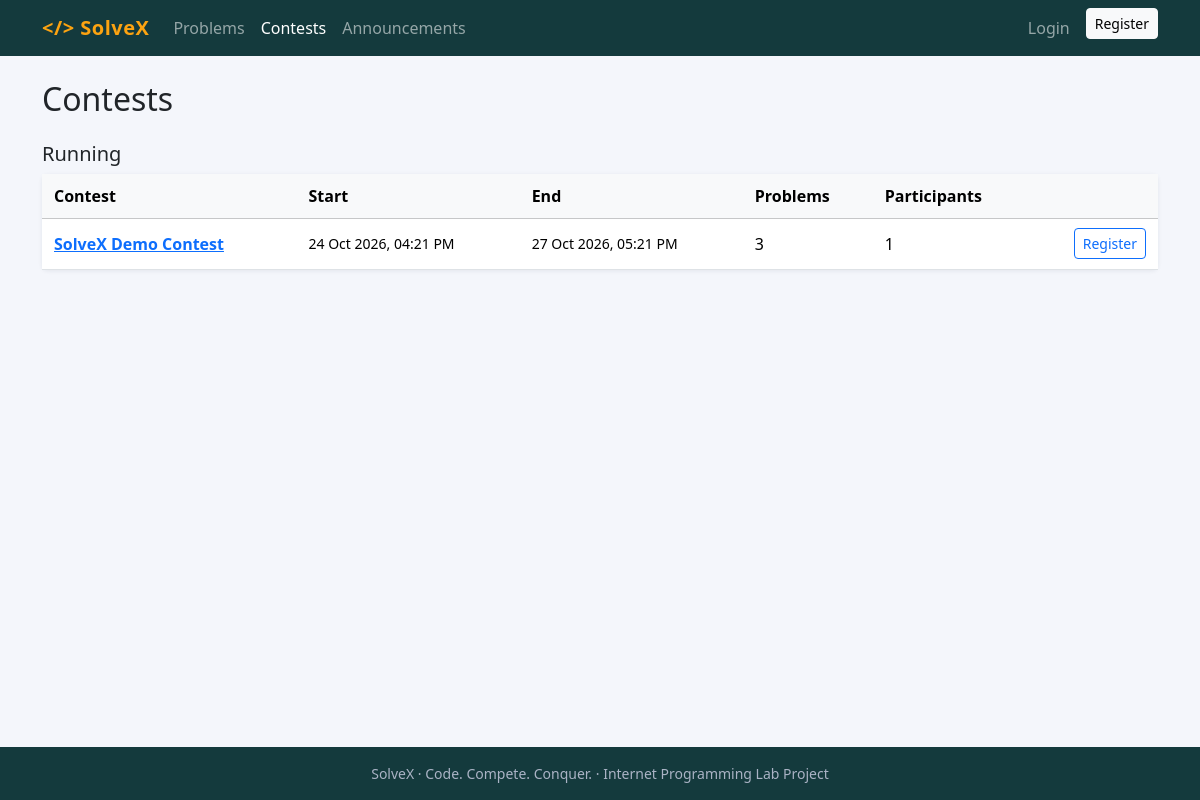
Screenshot of /contests.php with the database file from the repository.
### tables this page shows
CREATE TABLE contests (
  id          INT UNSIGNED AUTO_INCREMENT PRIMARY KEY,
  title       VARCHAR(150) NOT NULL,
  description TEXT,
  start_time  DATETIME NOT NULL,
  end_time    DATETIME NOT NULL,
  created_by  INT UNSIGNED NULL,
  created_at  DATETIME NOT NULL DEFAULT CURRENT_TIMESTAMP,
  INDEX idx_contest_time (start_time, end_time),
  FOREIGN KEY (created_by) REFERENCES users(id) ON DELETE SET NULL
);

### includes/functions.php (called while the page is built, shortened)
<?php
require_once __DIR__ . '/db.php';
function e($v): string { return htmlspecialchars((string)$v, ENT_QUOTES | ENT_SUBSTITUTE, 'UTF-8'); }
function url(string $path = ''): string { return BASE_URL . '/' . ltrim($path, '/'); }
function current_user(): ?array {
    static $u = false;
    if ($u === false) {
        $u = null;
    }
    return $u;
}
function fmt_dt($s): string { return date('d M Y, h:i A', is_numeric($s) ? (int)$s : strtotime($s)); }

### includes/db.php (called while the page is built, shortened)
<?php
function db(): PDO {
    static $pdo = null;
    if ($pdo === null) {
        $pdo = new PDO('mysql:host=' . DB_HOST . ';dbname=' . DB_NAME . ';charset=utf8mb4', DB_USER, DB_PASS, [
            PDO::ATTR_ERRMODE            => PDO::ERRMODE_EXCEPTION,
            PDO::ATTR_DEFAULT_FETCH_MODE => PDO::FETCH_ASSOC,
            PDO::ATTR_EMULATE_PREPARES   => false,
        ]);
        $pdo->exec("SET time_zone = '" . DB_TZ . "'");
    }
    return $pdo;
}
function q(string $sql, array $params = []): PDOStatement {
    $st = db()->prepare($sql);
    $st->execute($params);
    return $st;
}

### contests.php (the view, shortened to what this page needs)
<?php
require __DIR__ . '/includes/header.php';
$rows = q('SELECT ' . CONTEST_COLS . ', (SELECT COUNT(*) FROM registrations r WHERE r.contest_id = c.id) AS reg_count,
           (SELECT COUNT(*) FROM contest_problems cp WHERE cp.contest_id = c.id) AS prob_count' .
          ($u ? ', (SELECT COUNT(*) FROM registrations r2 WHERE r2.contest_id = c.id AND r2.user_id = ' . (int)$u['id'] . ') AS me_reg' : ', 0 AS me_reg') .
          ' FROM contests c ORDER BY c.start_time DESC')->fetchAll();
$groups = ['Running' => [], 'Upcoming' => [], 'Ended' => []];
foreach ($rows as $r) $groups[contest_status($r)][] = $r;
?>
<h2>Contests</h2>
<?php foreach ($groups as $label => $list): if (!$list) continue; ?>
  <h5 class="mt-4"><?= $label ?></h5>
  <div class="card"><div class="table-responsive"><table class="table table-hover mb-0 align-middle">
    <thead class="table-light"><tr><th>Contest</th><th>Start</th><th>End</th><th>Problems</th><th>Participants</th><th></th></tr></thead><tbody>
    <?php foreach ($list as $c): ?>
      <tr><td><a class="fw-semibold" href="<?= url('contest.php?id=' . $c['id']) ?>"><?= e($c['title']) ?></a></td>
        <td class="small"><?= fmt_dt($c['start_ts']) ?></td><td class="small"><?= fmt_dt($c['end_ts']) ?></td>
        <td><?= (int)$c['prob_count'] ?></td><td><?= (int)$c['reg_count'] ?></td>
        <td class="text-end"><?php if ($c['me_reg']): ?><span class="badge text-bg-success">Registered</span>
          <?php elseif ($label !== 'Ended'): ?><a class="btn btn-sm btn-outline-primary" href="<?= url('contest.php?id=' . $c['id']) ?>">Register</a>
          <?php else: ?><a class="btn btn-sm btn-outline-secondary" href="<?= url('leaderboard.php?id=' . $c['id']) ?>">Standings</a><?php endif; ?></td></tr>
    <?php endforeach; ?></tbody></table></div></div>
<?php endforeach; if (!$rows): ?><p class="text-muted">No contests yet.</p><?php endif; ?>
<?php require __DIR__ . '/includes/footer.php'; ?>

### assets/css/style.css (style rules this page uses)
:root { --sx-dark: #143a3d; --sx-accent: #fca311; }
body { background: #f4f6fb; min-height: 100vh; display: flex; flex-direction: column; }
.card { border: 0; box-shadow: 0 1px 4px rgba(20,33,61,.08); }
.table > :not(caption) > * > * { padding: .6rem .75rem; }

### rows the page displays
contests: title "SolveX Demo Contest", start_ts "24 Oct 2026, 04:21 PM", end_ts "27 Oct 2026, 05:21 PM", prob_count "3", reg_count "1"

### other values shown
APP_NAME "SolveX"
$label "Problems Contests Announcements Login"
$label "Running"
